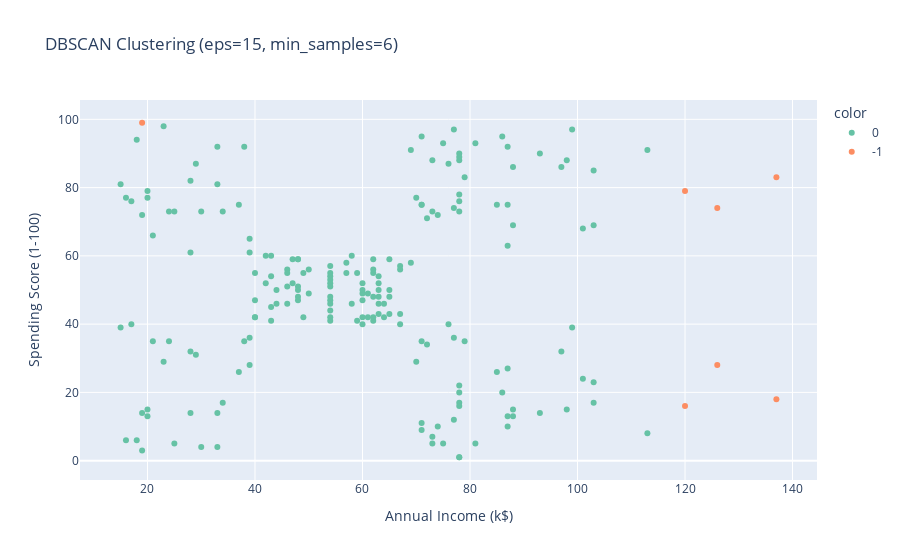

Notebook source saved alongside this figure:
### Code cell
fig = px.scatter(data, 
                 x='Annual Income (k$)', 
                 y='Spending Score (1-100)', 
                 color=data['Labels'].astype(str),  
                 title='DBSCAN Clustering (eps=15, min_samples=6)', 
                 labels={'Labels': 'Cluster'},
                 color_discrete_sequence=px.colors.qualitative.Set2)

fig.update_layout(
    xaxis_title="Annual Income (k$)",
    yaxis_title="Spending Score (1-100)",
    title="DBSCAN Clustering (eps=15, min_samples=6)"
)

iplot(fig)

### Figure 1 — Plotly figure (JSON) as saved in the notebook; plotly's stock layout.template omitted (floating-point values rounded to 4 significant figures; data arrays with more than 128 entries replaced by an {"elided": "..."} marker saying what was removed)
{"data": [{"hovertemplate": "color=0<br>Annual Income (k$)=%{x}<br>Spending Score (1-100)=%{y}<extra></extra>", "legendgroup": "0", "marker": {"color": "rgb(102,194,165)", "symbol": "circle"}, "mode": "markers", "name": "0", "orientation": "v", "showlegend": true, "type": "scatter", "x": {"elided": "193 int values"}, "xaxis": "x", "y": {"elided": "193 int values"}, "yaxis": "y"}, {"hovertemplate": "color=-1<br>Annual Income (k$)=%{x}<br>Spending Score (1-100)=%{y}<extra></extra>", "legendgroup": "-1", "marker": {"color": "rgb(252,141,98)", "symbol": "circle"}, "mode": "markers", "name": "-1", "orientation": "v", "showlegend": true, "type": "scatter", "x": [19, 120, 120, 126, 126, 137, 137], "xaxis": "x", "y": [99, 16, 79, 28, 74, 18, 83], "yaxis": "y"}], "layout": {"legend": {"title": {"text": "color"}, "tracegroupgap": 0}, "title": {"text": "DBSCAN Clustering (eps=15, min_samples=6)"}, "xaxis": {"anchor": "y", "domain": [0, 1], "title": {"text": "Annual Income (k$)"}}, "yaxis": {"anchor": "x", "domain": [0, 1], "title": {"text": "Spending Score (1-100)"}}}}
